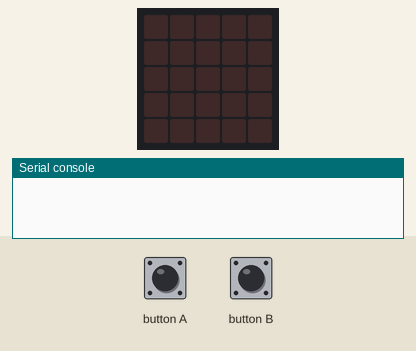
Simulated run of this program. Board: BBC micro:bit (MakeCode). Shown: the board's 5×5 LED display, the last lines printed to the serial console. The inputs (shaded band) are chosen by the test bench. No radio messages arrive unless stated (any console line starting 'radio sent:' is added by the test bench).

Above: at 1.2 s.
1.3 s: button A pressed for 0.15 s
At 2.0 s:
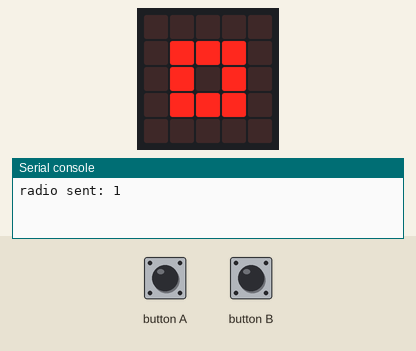
3.6 s: button B pressed for 0.15 s
At 4.1 s:
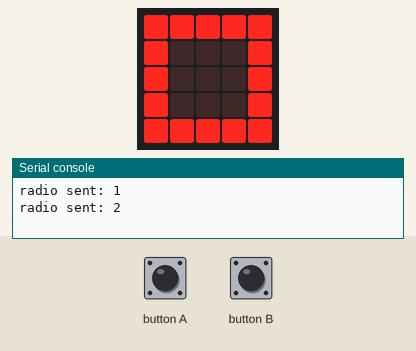
Timing chart, 0 to 6.6 s (numbered marks = the images above; inputs shaded):
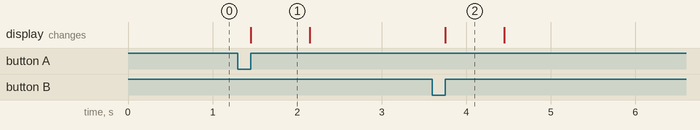

The program:

main.ts
```typescript
input.onButtonPressed(Button.A, function () {
    radio.sendNumber(1)
    basic.showIcon(IconNames.SmallSquare)
    basic.pause(100)
    basic.clearScreen()
})
input.onButtonPressed(Button.B, function () {
    radio.sendNumber(2)
    basic.showIcon(IconNames.Square)
    basic.pause(100)
    basic.clearScreen()
})
radio.setGroup(123)
basic.forever(function () {

})
```

test.ts
```typescript
// テストはここに来ます。このパッケージが拡張機能として使用されるときにはコンパイルされません。
```

Measured:
- after the input at 1.3 s, the display: changes after 0.15 s (image 1)
- after the input at 3.6 s, the display: changes after 0.15 s (image 2)
- what the display in image 1 shows lasts 0.7 s, from 1.5 s to 2.2 s
